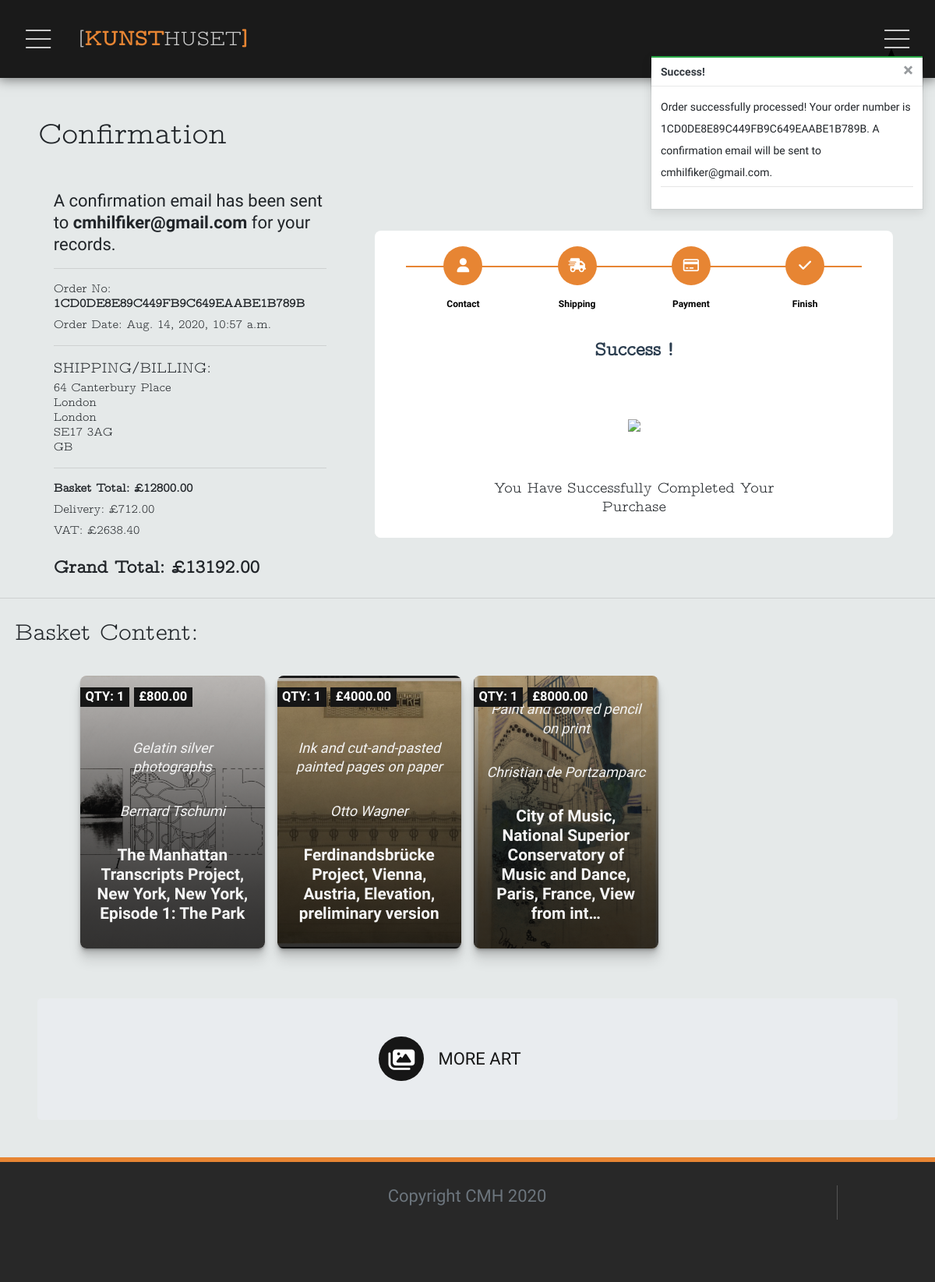
Screenshot of /checkout/checkout_completed/1CD0DE8E89C449FB9C649EAABE1B789B with the database file from the repository.
### checkout/models.py (models this page shows, shortened)
class Order(models.Model):
    order_number = models.CharField(max_length=32, null=False, editable=False)
    user_profile = models.ForeignKey(UserProfile, on_delete=models.SET_NULL,
                                     blank=True, related_name='orders',
                                     null=True)
    full_name = models.CharField(max_length=50, null=False, blank=False)
    email = models.EmailField(max_length=254, null=False, blank=False)
    phone_number = models.CharField(max_length=20, null=False, blank=False)
    country = CountryField(blank_label='Country *', null=False, blank=False)
    postcode = models.CharField(max_length=20, null=True, blank=True)
    town_or_city = models.CharField(max_length=40, null=False, blank=False)
    street_address1 = models.CharField(max_length=80, null=False, blank=False)
    street_address2 = models.CharField(max_length=80, null=True, blank=True)
    county = models.CharField(max_length=80, null=True, blank=True)
    date = models.DateTimeField(auto_now_add=True)
    delivery_cost = models.DecimalField(max_digits=6, decimal_places=2,
                                        null=False, default=0)
    order_total = models.DecimalField(max_digits=10, decimal_places=2,
                                      null=False, default=0)
    vat_total = models.DecimalField(max_digits=10, decimal_places=2,
                                    null=False, default=0)
    grand_total = models.DecimalField(max_digits=10, decimal_places=2,
                                      null=False, default=0)
    original_basket = models.TextField(null=False, blank=False, default='')
    stripe_pid = models.CharField(max_length=254, null=False, blank=False,
                                  default='')

class OrderLineItem(models.Model):
    order = models.ForeignKey(Order, null=False, blank=False,
                              on_delete=models.CASCADE,
                              related_name='lineitems')
    artwork = models.ForeignKey(Artwork, null=False, blank=False,
                                on_delete=models.CASCADE)
    quantity = models.IntegerField(null=False, blank=False, default=0)
    lineitem_total = models.DecimalField(max_digits=6, decimal_places=2,
                                         null=False, blank=False,
                                         editable=False)

### artworks/models.py (models this page shows, shortened)
class Artwork(models.Model):
    category = models.ForeignKey('Category',
                                 null=True, blank=True,
                                 on_delete=models.SET_NULL)
    artist = models.ForeignKey('Artists',
                               null=True, blank=True,
                               on_delete=models.SET_NULL)
    date = models.CharField(max_length=10, null=True, blank=True)
    title = models.CharField(max_length=254)
    description = models.TextField()
    price = models.DecimalField(max_digits=6, decimal_places=2)
    qty = models.IntegerField()
    sold = models.BooleanField(blank=False)
    framed = models.BooleanField(blank=False, null=True)
    medium = models.CharField(max_length=254)
    length = models.DecimalField(max_digits=6, decimal_places=2,
                                 blank=False, null=True)
    width = models.DecimalField(max_digits=6, decimal_places=2,
                                blank=False, null=True)
    depth = models.DecimalField(max_digits=6, decimal_places=2,
                                blank=False, null=True)
    weight = models.DecimalField(max_digits=6, decimal_places=2,
                                 null=True, blank=True)
    duration = models.IntegerField(null=True, blank=True)
    image = models.ImageField(null=True, blank=True)
    image_id = models.CharField(max_length=1024, null=True, blank=True)
    image_url = models.URLField(max_length=1024, null=True, blank=True)

class Artists(models.Model):
    name = models.CharField(max_length=254)
    def __str__(self):
        return self.name

### checkout/views.py (the view)
# urls.py: path('checkout_completed/<order_number>', views.checkout_completed,
def checkout_completed(request, order_number):
    save_info = request.session.get('save_info')
    order = get_object_or_404(Order, order_number=order_number)
    messages.success(request, f'Order successfully processed! \
        Your order number is {order_number}. A confirmation \
        email will be sent to {order.email}.')
    if 'basket' in request.session:
        del request.session['basket']
    template = 'checkout/checkout_completed.html'
    context = {
        'order': order,
    }
    return render(request, template, context)

### basket/contexts.py (called while the page is built, shortened)
def basket_content(request):
    basket_items = []
    sub_total = 0
    items_count = 0
    basket = request.session.get('basket', {})
    if sub_total < settings.FIXED_DELIVERY_THRESHOLD:
        delivery = sub_total * Decimal(
            settings.STANDARD_DELIVERY_PERCENTAGE / 100)
    else:
        delivery = 200 + (Decimal((sub_total/500) *
                          settings.STANDARD_DELIVERY_PERCENTAGE))
    vat = Decimal(((sub_total+delivery)/100)*Decimal(settings.VAT))
    grand_total = Decimal(delivery + sub_total)
    context = {
        'basket_items': basket_items,
        'sub_total': sub_total,
        'items_count': items_count,
        'delivery': delivery,
        'vat': vat,
        'grand_total': grand_total,
    }
    return context

### checkout/templates/checkout/checkout_completed.html (shortened to what this page needs)
{%extends 'base.html'%} {%load static%} {% load basket_calc %}{% block extra_css %}
<link rel="stylesheet" href="{% static 'css/cards.css' %}" type="text/css" charset="utf-8" />
<link rel="stylesheet" href="{% static 'checkout/css/slider.css' %}" type="text/css" charset="utf-8" />
{% endblock %} {%block content%}
<div class="container">
    <div class="row">
        <div class="col-12">
            <h1 class="my-5 mx-1 text-center text-lg-left">Confirmation</h1>
        </div>
    </div>
    <div class="row justify-content-around text-center text-lg-left">
        <div class="align-self-center col-12 col-lg-4">
        <p>A confirmation email has been sent to <strong>{{order.email}}</strong> for your records.</p>
        <hr>
            <h6>Order No: <strong>{{ order.order_number }}</strong></h6>
            <h6>Order Date: {{ order.date }}</h6>
            <hr />
            <h5 class="mt-1 mb-0 text-uppercase">Shipping/Billing:</h5>
            <h6 class="mt-1 mb-0">{{ order.street_address1 }}</h6>
            <h6 class="my-0">{{ order.town_or_city }}</h6>
            {% if order.county %}
            <h6 class="my-0">{{ order.county }}</h6>
            {%endif%} {% if order.postcode %}
            <h6 class="my-0">{{ order.postcode }}</h6>
            {%endif%}
            <h6 class="mb-1">{{ order.country }}</h6>
            <hr />
            <h6><strong>Basket Total: £{{ order.order_total }}</strong></h6>
            <h6>Delivery: £{{ order.delivery_cost }}</h6>
            <h6>VAT: £{{ order.vat_total }}</h6>
            <h4 class="mt-4">
                <strong>Grand Total: £{{ order.grand_total }}</strong>
            </h4>
        </div>
        <div class="align-self-center col-10 col-lg-7 mb-2 mt-3 offset-1 offset-lg-0 p-0 text-center">
            <div class="container-fluid justify-content-center">
                <div class="row justify-content-center mt-0">
                    <div class="card px-0 pb-0 mb-3" id="slider">
                        <form action="{% url 'checkout' %}" method="POST" id="payment-form">
                            <ul id="progressbar">
                                <li class="active" id="account"><strong>Contact</strong></li>
                                <li class="active" id="personal"><strong>Shipping</strong></li>
                                <li class="active" id="payment"><strong>Payment</strong></li>
                                <li class="active" id="confirm"><strong>Finish</strong></li>
                            </ul>
                            <fieldset>
                                <h2 class="fs-title text-center">Success !</h2>
                                <br /><br />
                                <div class="row justify-content-center">
                                    <div class="col-3"><img src="https://img.icons8.com/color/96/000000/ok--v2.png" class="fit-image" /></div>
                                </div>
                                <br /><br />
                                <div class="row justify-content-center">
                                    <div class="col-7 text-center">
                                        <h5>You Have Successfully Completed Your Purchase</h5>
                                    </div>
                                </div>
                            </fieldset>
                        </form>
                    </div>
                </div>
            </div>
        </div>
    </div>
</div>
<hr />
<div class="row container">
    <div class="col-12">
        <h2 class="my-2 mx-1 text-center text-md-left">Basket Content:{%if basket_items%} <span class="text-muted">(qty: {{items_count}})</span>{%endif%}</h2>
    </div>
</div>
<div class="page-content container">
    {% for each in order.lineitems.all %}
    <div>
        <span class="badge badge-secondary price-tag">QTY: {{each.quantity}}</span>
        <span class="badge badge-secondary price-tag">£{{each.artwork.price}}</span>
        <div class="card card-fade">
            <div class="card-bg sales-card" style="background-image: url({{each.artwork.image.url}});">
                <div class="content">
                    <p class="copy">{{each.artwork.medium}}</p>
                    <p class="copy">{{each.artwork.artist}}</p>
                    <p class="title">{{each.artwork.title|truncatechars:95}}</p>
                </div>
            </div>
        </div>
    </div>
    {%endfor%}
</div>
<div class="jumbotron row my-5 m-md-5 justify-content-center">
    <div class="wrap">
        <a class="slider-btn slider-btn-more-art" href="{%url 'gallery'%}">More art</a>
    </div>
</div>
{%endblock%}

### static/css/base.css (style rules this page uses)
h1, h2, h3, h4, h5, h6 { font-family: "latin_modern_mono_prop_li10Rg", "Times New Roman", Times, serif, sans-serif; }
body { font-family: "Open Sans Condensed", sans-serif; background-color: whitesmoke; }
body { background-color: #e5e9e9; font-size: 22px; line-height: 28px; }
.slider-btn { text-decoration: none; color: #161616; text-transform: uppercase; position: relative; margin-left: 2em; padding: 5px 23px 5px 10px; z-index: 1; transition: all 0.6s ease; background-color: transparent; border: none; }
.slider-btn:before { content: ""; position: absolute; z-index: 1; left: -3em; top: 0; bottom: 0; margin: auto; background: #161616; width: 2.6em; height: 2.6em; border-radius: 5em; transition: all 0.6s cubic-bezier(0.615, 0, 0.07, 1); }
.slider-btn:after { color: #fff; content: "+"; font-family: auto; font-size: 66px; position: absolute; z-index: 6; left: -0.92em; top: 0; bottom: 0; margin-left: 5px; height: 30px; }
.slider-btn-more-art:after { font-family: FontAwesome; content: "\f302"; left: -59px; top: 5px; font-size: 30px; }

### static/css/cards.css (style rules this page uses)
:root { --d: 700ms; --e: cubic-bezier(0.19, 1, 0.22, 1); }
* { box-sizing: border-box; }
html, body { height: 100%; }
.page-content { display: grid; place-items: center; }
.page-content { display: grid; grid-gap: 1rem; padding-bottom: 1rem; max-width: 1024px; margin: 0 auto; }
@media (min-width: 768px) { .page-content { grid-template-columns: repeat(2, 1fr); } }
@media (min-width: 992px) { .page-content { grid-template-columns: repeat(4, 1fr); } }
.card-fade, .card-bg { min-height: 250px; position: relative; display: flex; align-items: flex-end; overflow: hidden; width: 100%; text-align: center; color: whitesmoke; background-color: whitesmoke; box-shadow: 0 1px 1px rgba(0, 0, 0, 0.1), 0 2px 2px rgba(0, 0, 0, 0.1), 0 4px 4px rgba(0, 0, 0, 0.1), 0 8px 8px rgba(0, 0, 0, 0.1), 0 16px 16px rgba(0, 0, 0, 0.1); }
@media (min-width: 600px) { .card-fade { height: 350px; } }
.card-bg:before { content: ""; position: absolute; top: 0; left: 0; width: 100%; height: 110%; background-size: cover; background-position: 0 0; transition: transform calc(var(--d) * 1.5) var(--e); pointer-events: none; }
.card-fade:after { content: ""; display: block; position: absolute; top: 0; left: 0; width: 100%; height: 200%; pointer-events: none; background-image: linear-gradient(to bottom, rgba(0, 0, 0, 0) 0%, rgba(0, 0, 0, 0.009) 11.7%, rgba(0, 0, 0, 0.034) 22.1%, rgba(0, 0, 0, 0.072) 31.2%, rgba(0, 0, 0, 0.123) 39.4%, rgba(0, 0, 0, 0.182) 46.6%, rgba(0, 0, 0, 0.249) 53.1%, rgba(0, 0, 0, 0.32) 58.9%, rgba(0, 0, 0, 0.394) 64.3%, rgba(0, 0, 0, 0.468) 69.3%, rgba(0, 0, 0, 0.54) 74.1%, rgba(0, 0, 0, 0.607) 78.8%, rgba(0, 0, 0, 0.668) 83.6%, rgba(0, 0, 0, 0.721) 88.7%, rgba(0, 0, 0, 0.762) 94.1%, rgba(0, 0, 0, 0.79) 100%); transform: translateY(-50%); transition: transform calc(var(--d) * 2) var(--e); }
.card-bg { height: 100%; position: inherit; background-size: cover; background-repeat: no-repeat; background-position: center; }
.price-tag, .sales-tag, .delete-tag { position: absolute; top: 40px; border: 0px; z-index: 1; background-color: #161616; border-radius: 0px; }
.content { position: relative; display: flex; flex-direction: column; align-items: center; width: 100%; padding: 1rem; transition: transform var(--d) var(--e); z-index: 1; }
.content > * + * { margin-top: 1rem; }
.title { font-size: 1.3rem; font-weight: bold; line-height: 1.2; }
.copy { font-size: 1.125rem; font-style: italic; line-height: 1.35; }
.price-tag, .price-tag:focus-within .price-tag:focus, .price-tag:hover { position: relative; display: inline-grid; cursor: default; }

### rows the page displays
Order: email "cmhilfiker@gmail.com", order_number "1CD0DE8E89C449FB9C649EAABE1B789B", date "Aug. 14, 2020, 10:57 a.m.", street_address1 "64 Canterbury Place", town_or_city "London", county "London", postcode "SE17 3AG", country "GB", order_total "12800.00", delivery_cost "712.00", vat_total "2638.40", grand_total "13192.00"
OrderLineItem: quantity "1", artwork.price "800.00", artwork.image (picture), artwork.medium "Gelatin silver photographs", artwork.artist "Bernard Tschumi", artwork "The Manhattan Transcripts Project, New York, New York, Episode 1: The Park"
OrderLineItem: quantity "1", artwork.price "4000.00", artwork.image (picture), artwork.medium "Ink and cut-and-pasted painted pages on paper", artwork.artist "Otto Wagner", artwork "Ferdinandsbrücke Project, Vienna, Austria, Elevation, preliminary version"
OrderLineItem: quantity "1", artwork.price "8000.00", artwork.image (picture), artwork.medium "Paint and colored pencil on print", artwork.artist "Christian de Portzamparc", artwork "City of Music, National Superior Conservatory of Music and Dance, Paris, France, View from int…"

### other values shown
{{ message }} "Order successfully processed! Your order number is 1CD0DE8E89C449FB9C649EAABE1B789B. A confirmation email will be sent to cmhilfiker@gmail.com."
